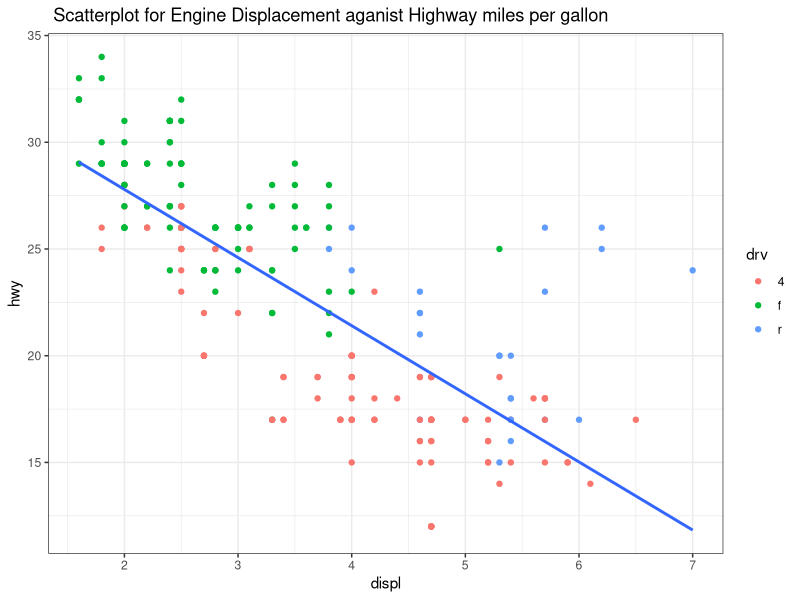

Here is the R script that generated this plot:
## ---- chunk 1
library(tidyverse)
## ---- chunk 2
?mpg
## ---- chunk 3
print(mpg)
## ---- chunk 4
mpg %>% 
  filter(hwy < 35) %>% 
  ggplot(aes(displ,hwy))+
  geom_point(aes(color = drv))+
  geom_smooth(method = lm,se = F)+
  labs(title = " Scatterplot for Engine Displacement aganist Highway miles per gallon")+
  theme_bw()
